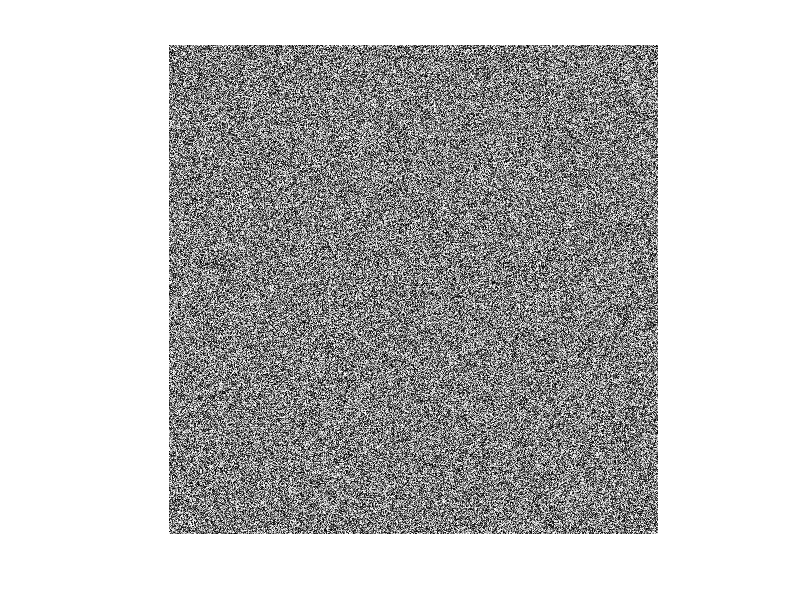

MATLAB code for this plot:
function img = imagegenerated
x = randi ([0 255], 1024, 1024);
x = uint8(x);
imwrite(x, 'rand8bit.tif');
img = x;
imshow(x)
end
